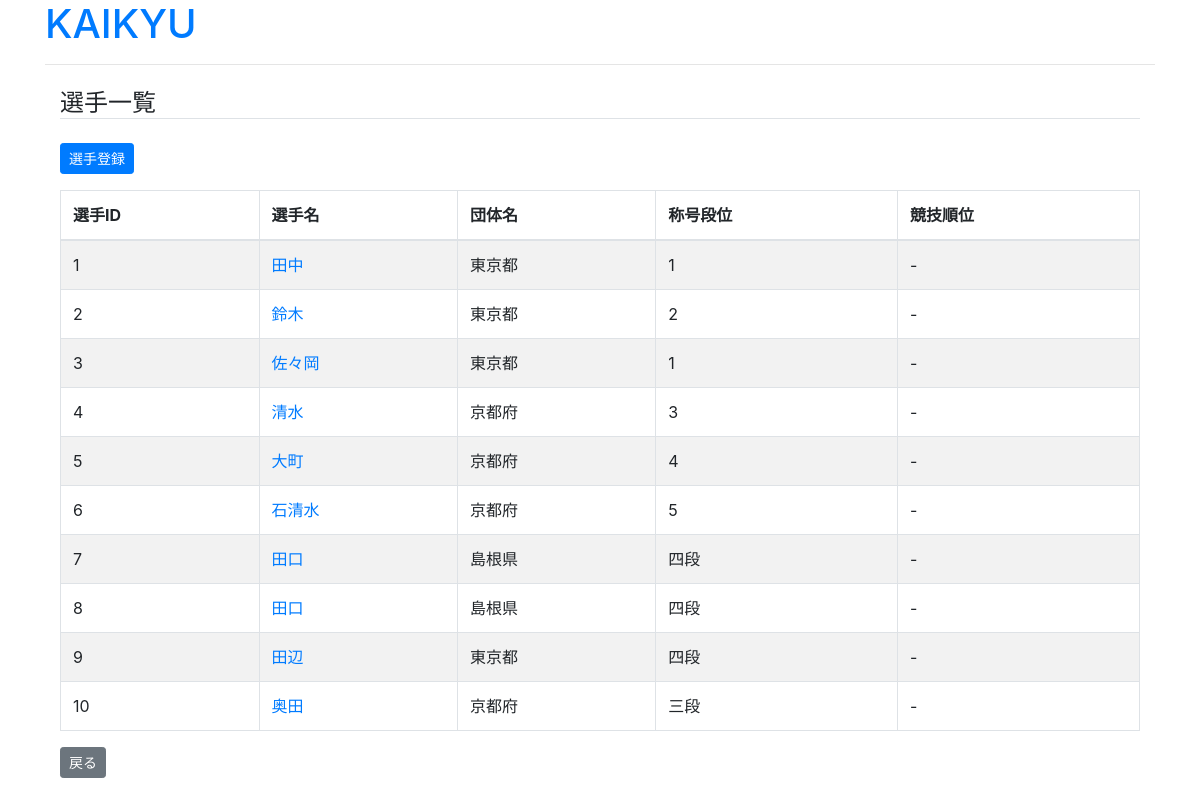
The page /cms/player_list/2 on the database as committed earlier.
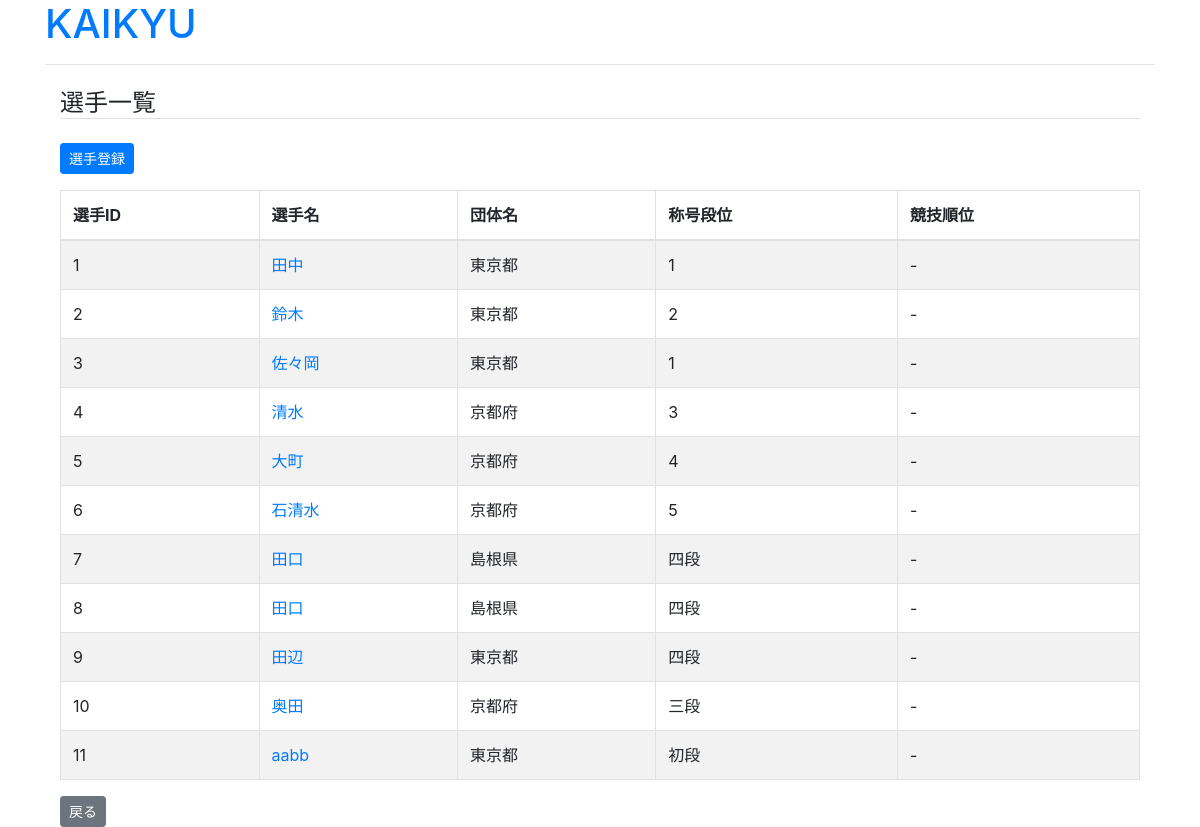
The same page on the database as committed later.
### cms/models.py (models this page shows, shortened)
class Player(models.Model):
    DAN_CHOICES = [
        ("初段", "初段"),
        ("弐段", "弐段"),
        ("参段", "参段"),
        ("四段", "四段"),
        ("五段", "五段"),
        ("錬士五段", "錬士五段"),
        ("錬士六段", "錬士六段"),
        ("教士六段", "教士六段"),
        ("教士七段", "教士七段"),
        ("教士八段", "教士八段"),
        ("範士八段", "範士八段")
    ]
    competition = models.ForeignKey(
        Competition, verbose_name='大会', related_name='players', on_delete=models.CASCADE)
    name = models.CharField('選手名', max_length=255)
    team_name = models.CharField('団体名', max_length=255)
    dan = models.CharField('称号段位', max_length=255, choices=DAN_CHOICES)
    rank = models.CharField('順位', max_length=255)

### cms/views.py (the view)
# urls.py: path('player_list/<int:competition_id>',
def player_list(request, competition_id):
    players = Player.objects.filter(
        competition_id=competition_id).values()
    return render(request, 'cms/player_list.html', {'players': players, 'competition_id': competition_id})

### cms/templates/cms/player_list.html
{% extends "cms/base.html" %}
{% block content %}
<h4 class="mt-4 border-bottom">選手一覧</h4>
<a href="{% url 'cms:add_player' competition_id=competition_id %}" class="btn btn-primary btn-sm my-3">選手登録</a>
<table class="table table-striped table-bordered">
  <thead>
    <tr>
      <th scope="col">選手ID</th>
      <th scope="col">選手名</th>
      <th scope="col">団体名</th>
      <th scope="col">称号段位</th>
      <th scope="col">競技順位</th>
    </tr>
  </thead>
  <tbody>
    {% for player in players %}
    <tr>
      <td>{{ player.id }}</td>
      <td>
        <a href="{% url 'cms:edit_player' competition_id=competition_id player_id=player.id %}">
          {{ player.name }}
        </a>
      </td>
      <td>{{ player.team_name }}</td>
      <td>{{ player.dan }}</td>
      <td>{{ player.rank }}</td>
    </tr>
    {% endfor %}
  </tbody>
</table>
<a href="{% url 'cms:match_list' competition_id=competition_id %}" class="btn btn-secondary btn-sm">戻る</a>
{% endblock content %}

### cms/templates/cms/base.html (shortened to what this page needs)
{% load i18n static %}
<!DOCTYPE html>{% get_current_language as LANGUAGE_CODE %}
<html lang="{{ LANGUAGE_CODE|default:"en-us" }}">
<head>
  <link rel="stylesheet" href="{% static 'cms/css/bootstrap.min.css' %}">
</head>
<body>
  <div class="container">
    <h1>
      <a href="{% url 'cms:home' %}">
        KAIKYU
      </a>
    </h1>
    <div>
      <blockquote>
        <hr size="1">
      </blockquote>
    </div>
    <div class="container">
      {% block content %}{% endblock %}
    </div>
</body>
</html>

Rows that differ between the two databases and show on the page:
added Player: id "11", name "aabb", team_name "東京都", dan "初段", rank "-"
